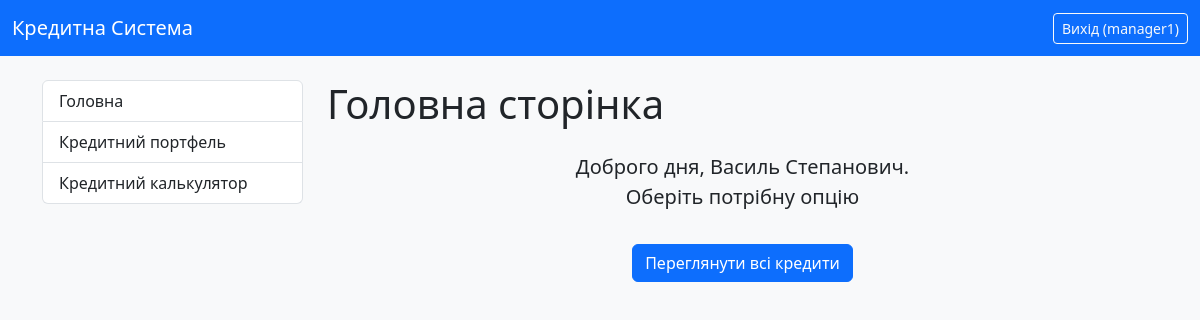
Page / (signed in) on the committed database.
### credit_system/models.py (models this page shows, shortened)
class CustomUser(AbstractUser):
    ROLE_CHOICES = (
        ('admin', 'Адмін'),
        ('manager', 'Менеджер'),
        ('client', 'Клієнт'),
    )
    role = models.CharField(
        max_length=10,
        choices=ROLE_CHOICES,
        default='client',
        verbose_name="Роль користувача"
    )
    middle_name = models.CharField(max_length=100, verbose_name="По батькові", blank=True)
    IPN = models.CharField(
        max_length=10,
        unique=True,
        verbose_name="ІПН",
        validators=[numeric_validator],
        null=True,
        blank=True
    )
    phone_number = models.CharField(max_length=20, verbose_name="Номер телефону", blank=True)
    address = models.CharField(max_length=255, verbose_name="Адреса", blank=True)
    date_of_birth = models.DateField(verbose_name="Дата народження", null=True, blank=True)
    @property
    def is_manager(self):
        return self.role == 'manager' or self.is_superuser
    class Meta:
        verbose_name = "Користувач"
        verbose_name_plural = "Користувачі"

### credit_system/views.py (the view)
# urls.py: path('', index, name='index'),
def index(request):
    context = {
        'page_title': 'Ласкаво просимо!',
        'content_message': 'Оберіть потрібну опцію в меню'
    }
    return render(request, 'credit_system/index.html', context)

### credit_system/templates/credit_system/index.html
{% extends "credit_system/base.html" %}
{% block page_title %}Головна сторінка{% endblock %}
{% block content %}
    <div class="text-center">
        {% if user.is_authenticated %}
            <p class="lead">Доброго дня,  {{ user.first_name }}  {{ user.middle_name }}. <br>Оберіть потрібну опцію</p>
            {% if user.is_superuser or user.is_manager %}
                <a href="{% url 'all_credits_list' %}" class="btn btn-primary mt-3">Переглянути всі кредити</a>
            {% elif user.is_client %}
                <a href="{% url 'user_credits_list' %}" class="btn btn-primary mt-3">Переглянути мої кредити</a>
            {% endif %}
        {% else %}
            <a href="{% url 'login' %}" class="btn btn-outline-primary mt-3">Увійти</a>
        {% endif %}
    </div>
{% endblock %}

### credit_system/templates/credit_system/base.html (shortened to what this page needs)
{% load static %}
<!DOCTYPE html>
<html lang="uk">
<head>
    <link href="https://cdn.jsdelivr.net/npm/bootstrap@5.3.3/dist/css/bootstrap.min.css" rel="stylesheet">
    <link rel="stylesheet" href="{% static 'credit_system/style.css' %}">
</head>
<body class="bg-light">
<nav class="navbar navbar-expand-lg navbar-dark bg-primary">
  <div class="container-fluid">
    <a class="navbar-brand" href="{% url 'index' %}">Кредитна Система</a>
    <div class="d-flex">
      {% if user.is_authenticated %}
        <form method="post" action="{% url 'logout' %}" class="d-inline">
          <button type="submit" class="btn btn-outline-light btn-sm">
            Вихід ({{ user.username }})
          </button>
        </form>
      {% else %}
        <a href="{% url 'login' %}" class="btn btn-outline-light btn-sm">Вхід</a>
      {% endif %}
    </div>
  </div>
</nav>
<div class="container mt-4">
  <div class="row">
    <div class="col-lg-3 mb-3">
      <div class="list-group">
        <a href="{% url 'index' %}" class="list-group-item list-group-item-action">
          Головна
        </a>
        {% if user.is_authenticated %}
            {% if user.is_superuser or user.is_manager %}
                <a href="{% url 'all_credits_list' %}" class="list-group-item list-group-item-action">
                    Кредитний портфель
                </a>
            {% elif user.is_client %}
                <a href="{% url 'user_credits_list' %}" class="list-group-item list-group-item-action">
                    Мої кредити
                </a>
            {% endif %}
        {% endif %}
        <a href="#" class="list-group-item list-group-item-action">
          Кредитний калькулятор
        </a>
      </div>
    </div>
    <div class="col-lg-9">
      <h1 class="mb-4">{% block page_title %}{% endblock %}</h1>
      {% block content %}{% endblock %}
    </div>
  </div>
</div>
</body>
</html>

### credit_system/static/credit_system/style.css (style rules this page uses)
body { background-color: #f8f9fa; }

### rows in the picture
CustomUser: username "manager1", first_name "Василь", middle_name "Степанович"
